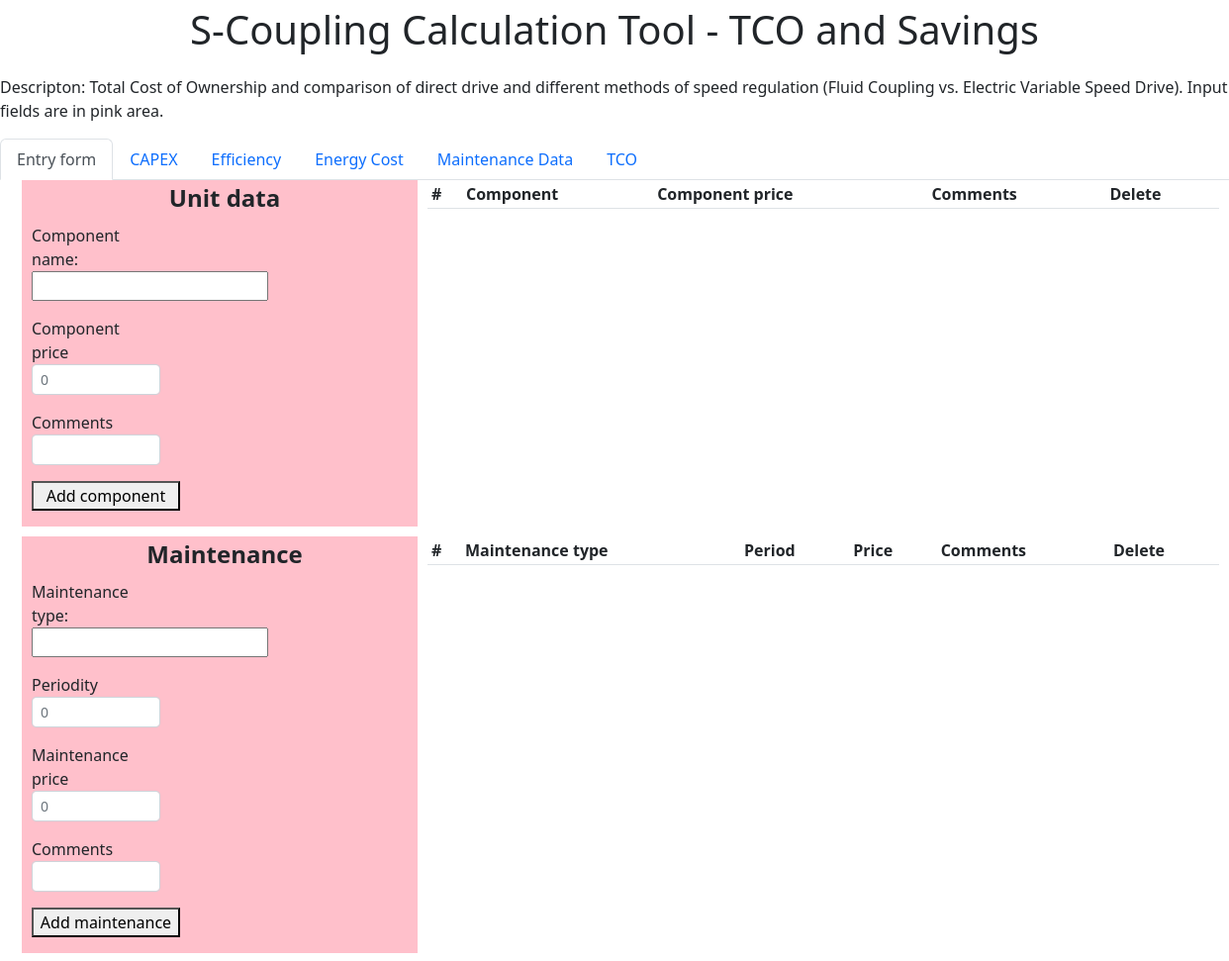
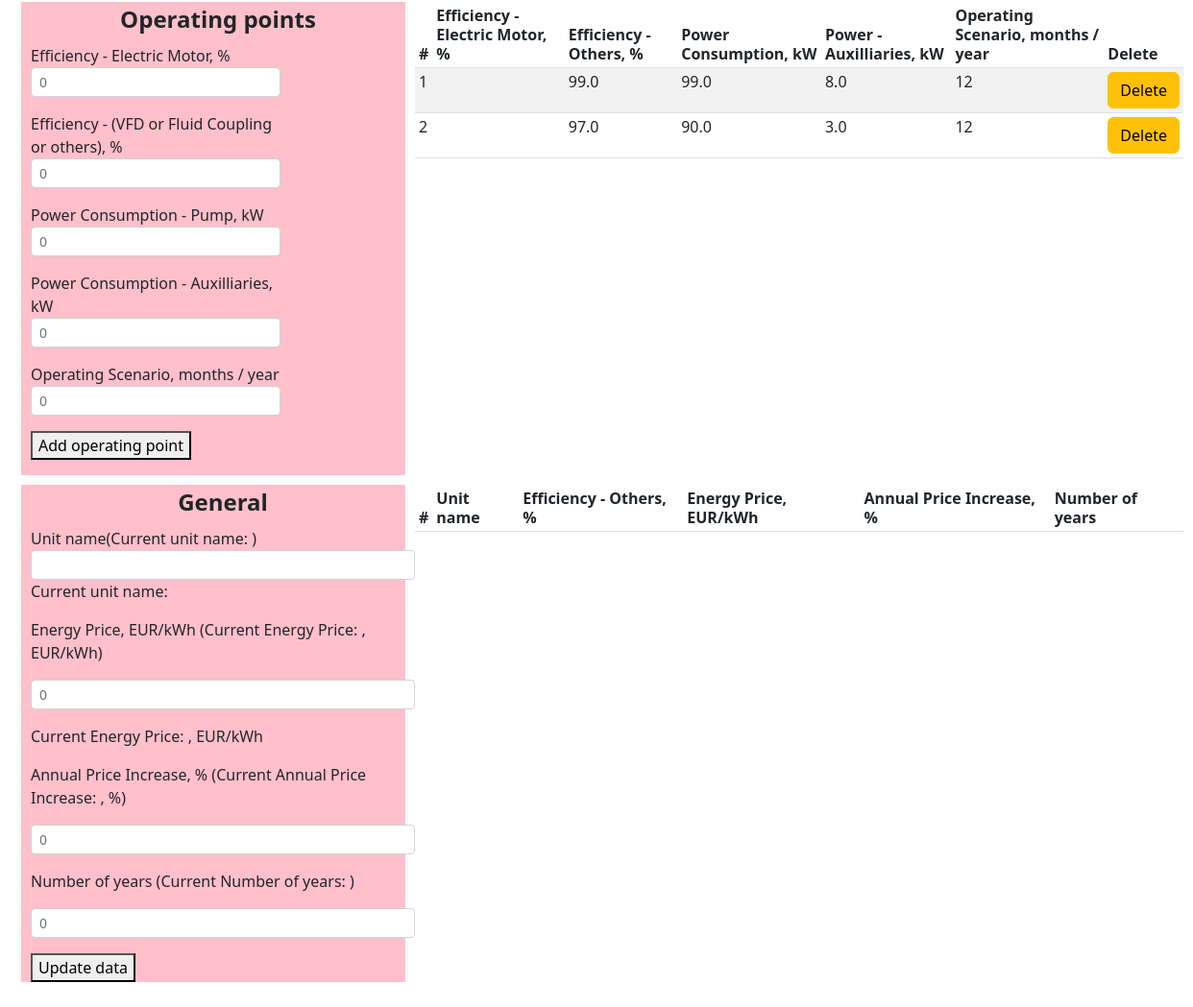
Page /form_page/add_point on the committed database (2 pictures, top to bottom).
### app.py (models this page shows, shortened)
class Point(db.Model):
    id = db.Column(db.Integer, primary_key=True)
    eff_driver = db.Column(db.Float, nullable=False)
    eff_other = db.Column(db.Float, nullable=False)
    power_pump = db.Column(db.Float, nullable=False)
    power_aux = db.Column(db.Float, nullable=False)
    scenario = db.Column(db.Integer, nullable=False)

### app.py (the view)
@app.route('/form_page/add_point', methods=['POST','GET'])
def form_page_add_point():
    points = Point.query.all()
    eff_driver = 0
    eff_other = 0
    power_pump = 0
    power_aux = 0
    scenario = 0
    if request.method=="POST":
        points = Point.query.all()
        eff_driver = request.form["eff_driver"]
        eff_other = request.form["eff_other"]
        power_pump = request.form["power_pump"]
        power_aux = request.form["power_aux"]
        scenario = request.form["scenario"]
        point=Point(eff_driver=eff_driver,eff_other=eff_other,power_pump=power_pump,power_aux=power_aux,scenario=scenario)
        try:
            db.session.add(point)
            db.session.commit()
            return redirect(url_for('form_page'))
        except:
            return "При добалении данных произошла ошибка"
    else:
        return render_template('form_page.html', points=points, eff_driver=eff_driver,eff_other=eff_other,power_pump=power_pump,power_aux=power_aux,scenario=scenario)

### templates/form_page.html (shortened to what this page needs)
{% extends 'base.html'%}
{%block body%}
<ul class="nav nav-tabs" id="myTab" role="tablist">
  <li class="nav-item" role="presentation">
    <a class="nav-link active" id="form" data-bs-toggle="tab" data-bs-target="#Entry form" type="button" role="tab" aria-controls="Entry form" aria-selected="true" href="/form_page">Entry form</a>
  </li>
  <li class="nav-item" role="presentation">
    <a class="nav-link" id="capex" data-bs-toggle="tab" data-bs-target="#capex" type="button" role="tab" aria-controls="capex" aria-selected="false" href="/capex">CAPEX</a>
  </li>
  <li class="nav-item" role="presentation">
    <a class="nav-link" id="efficiency" data-bs-toggle="tab" data-bs-target="#efficiency" type="button" role="tab" aria-controls="efficiency" aria-selected="false" href="/efficiency">Efficiency</a>
  </li>
    <li class="energy" role="presentation">
    <a class="nav-link" id="energy" data-bs-toggle="tab" data-bs-target="#energy" type="button" role="tab" aria-controls="energy" aria-selected="false" href="/energy">Energy Cost</a>
  </li>
    <li class="energy" role="presentation">
    <a class="nav-link" id="maintenance" data-bs-toggle="tab" data-bs-target="#maintenance" type="button" role="tab" aria-controls="maintenance" aria-selected="false" href="/maintenance">Maintenance Data</a>
  </li>
    <li class="energy" role="presentation">
    <a class="nav-link" id="tco" data-bs-toggle="tab" data-bs-target="#tco" type="button" role="tab" aria-controls="tco" aria-selected="false" href="/tco">TCO</a>
  </li>
</ul>
<section class="container">
  <div class="input1">
      <fieldset>
    <legend align="center"><b>Unit data</b></legend>
    <form action="/form_page/add_component" method="POST" name="unit_data" autocomplete="off" id="unit_data">
    <div class="form-row">
    <div class="col-md-4 mb-3">
  Component name:
 <input name=component list=components>
    <p></p><label for="component_price">Component price</label>
    <input type="number" name="component_price" id="component_price" placeholder="0" min=0 step="100" class="form-control form-control-sm" required>
    <p></p><label for="comments">Comments</label>
    <input type="text" name="comments" id="comments" class="form-control form-control-sm"><p></p>
    <button type="submit" onclick="document.forms.unit_data.submit()" style="width: 150px;">Add component</button>
        </form>
    </fieldset>
  </div>
  <div class="tab1">
      <table class="table table-striped table-sm">
          <thead>
            <tr>
              <th scope="col">#</th>
              <th scope="col">Component</th>
                <th scope="col">Component price</th>
                <th scope="col">Comments</th>
                <th scope="col">Delete</th>
                 </tr>
          </thead>
        </table>
  </div>
  <div class="input2">
    <fieldset>
    <legend align="center"><b>Maintenance</b></legend>
    <form action="/form_page/add_maintenance" method="POST" name="maintenance" autocomplete="off" id="maintenance">
    <div class="form-row">
    <div class="col-md-4 mb-3">
      Maintenance type:
 <input name=main_type list=maintenances>
   <p></p><label for="period">Periodity</label>
    <input type="number" name="period" id="period" placeholder="0" min=0 class="form-control form-control-sm" required>
    <p></p><label for="main_price">Maintenance price</label>
    <input type="number" name="main_price" id="main_price" placeholder="0" min=0 class="form-control form-control-sm" required>
      <p></p><label for="main_comments">Comments</label>
    <input type="text" name="main_comments" id="main_comments" class="form-control form-control-sm"><p></p>
	<button type="submit" onclick="document.forms.maintenance.submit()" style="width: 150px;">Add maintenance</button>
</form>
</fieldset>
  </div>
  <div class="tab2">
      <table class="table table-striped table-sm">
          <thead>
            <tr>
              <th scope="col">#</th>
              <th scope="col">Maintenance type</th>
                <th scope="col">Period</th>
                <th scope="col">Price</th>
                <th scope="col">Comments</th>
                <th scope="col">Delete</th>
                 </tr>
          </thead>
        </table>
  </div>
  <div class="input3">
    <fieldset id="points">
    <legend align="center"><b>Operating points</b></legend>
        <form action="/form_page/add_point" method="POST" name="oper_points">
    <div class="form-row">
    <div class="col-md-8 mb-3">
    <label for="eff_driver">Efficiency - Electric Motor, %</label>
    <div text-align="right"><input type="number" name="eff_driver" id="eff_driver" placeholder="0" min=0 max="100" class="form-control form-control-sm" required></div><p></p>
	   <label for="eff_other">Efficiency - (VFD or Fluid Coupling or others), %</label>
    <input type="number" name="eff_other" id="eff_other" placeholder="0" min=0 max="100" class="form-control form-control-sm" required><p></p>
            <label for="power_pump">Power Consumption - Pump, kW</label>
   <input type="number" name="power_pump" id="power_pump" placeholder="0" min="0" class="form-control form-control-sm" required><p></p>
			   <label for="power_aux">Power Consumption - Auxilliaries, kW</label>
    <input type="number" name="power_aux" id="power_aux" placeholder="0" min="0" class="form-control form-control-sm" required><p></p>
				   <label for="scenario">Operating Scenario, months / year</label>
    <input type="number" name="scenario" id="scenario" placeholder="0" min="0" max="12" step="1" class="form-control form-control-sm" required><p></p>
	<button type="submit" onclick="document.forms.oper_points.submit()">Add operating point</button>
</form>
</fieldset>
  </div>
  <div class="tab3">
      <table class="table table-striped table-sm">
          <thead>
          <th scope="col">#</th>
              <th scope="col">Efficiency - Electric Motor, %</th>
                <th scope="col">Efficiency - Others, %</th>
                <th scope="col">Power Consumption, kW</th>
                <th scope="col">Power - Auxilliaries, kW </th>
                <th scope="col">Operating Scenario, months / year</th>
                <th scope="col">Delete</th>
          </thead>
     <tbody>{% for k in points %}
            <tr>
                <td class="counterCell"></td>
                <td> {{k.unit_name}}</td>
                <td> {{k.eff_other}}</td>
                <td> {{k.power_pump}}</td>
                <td> {{k.power_aux}}</td>
                <td> {{k.scenario}}</td>
                <td><a class="btn btn-warning" href='/form_page/{{k.id}}/del_point'>Delete</a></td>
            </tr>
            {% endfor %}
     </tbody>
        </table>
  </div>
     <div class="input4">
<fieldset id="economy" style="width:400px">
    <legend align="center"><b>General </b></legend>
    <form action="/form_page/add_general" method="POST" name="general">
 <label for="unit_name">Unit name     </label>(Current unit name: {{unit_name}})
    <input type="text" name="unit_name" id="unit_name" class="form-control form-control-sm" >
        <p>Current unit name: {{unit_name}}</p>
   <p><label for="energy_price">Energy Price, EUR/kWh</label> (Current Energy Price: {{energy_price}}, EUR/kWh)</p>
    <p><input type="number" name="energy_price" id="energy_price" placeholder="0" min="0" step="0.01" class="form-control form-control-sm" required></p>
        <p>Current Energy Price: {{energy_price}}, EUR/kWh</p>
    <p><label for="annual_increase">Annual Price Increase, %</label> (Current Annual Price Increase: {{annual_increase}}, %)</p>
    <p><input type="number" name="annual_increase" id="annual_increase" placeholder="0" min=0 step="0.01" class="form-control form-control-sm" required></p>
    <p><label for="number_years">Number of years</label>  (Current Number of years: {{number_years}})</p>
    <p><input type="number" name="number_years" id="number_years" placeholder="0" min=0 step="1" class="form-control form-control-sm" required></p>
	<button type="submit" onclick="document.forms.general.submit()">Update data</button>
</form>
</fieldset>
     </div>
<div class="tab4">
      <table class="table table-striped table-sm">
          <thead>
          <th scope="col">#</th>
              <th scope="col">Unit name</th>
                <th scope="col">Efficiency - Others, %</th>
                <th scope="col">Energy Price, EUR/kWh</th>
                <th scope="col">Annual Price Increase, % </th>
                <th scope="col"> Number of years</th>
          </thead>
        </table>
  </div>
</section>
    {%endblock%}

### templates/form_page.html (style rules this page uses)
table { counter-reset: tableCount; line-height: 20px; }
tr { height: 14px; }
.counterCell:before { content: counter(tableCount); counter-increment: tableCount; }
ul { list-style-type: decimal; }
.input1 { grid-area: input1; padding-left: 10px; background:pink; }
.input2 { grid-area: input2; padding-left: 10px; background:pink; }
.input3 { grid-area: input3; padding-left: 10px; background:pink; }
.input4 { grid-area: input4; padding-left: 10px; background:pink; }
.tab1 { grid-area: tab1; align-self: start; }
.tab2 { grid-area: tab2; align-self: start; }
.tab3 { grid-area: tab3; align-self: start; }
.tab4 { grid-area: tab4; align-self: start; }
.container { display: grid; margin-left: 10px; gap: 10px 10px; grid-template-columns: 400px 800px; grid-template-rows: auto; grid-template-areas: "input1 tab1" "input2 tab2" "input3 tab3" "input4 tab4"; }

### rows in the picture
Point: eff_other "99.0", power_pump "99.0", power_aux "8.0", scenario "12"
Point: eff_other "97.0", power_pump "90.0", power_aux "3.0", scenario "12"
